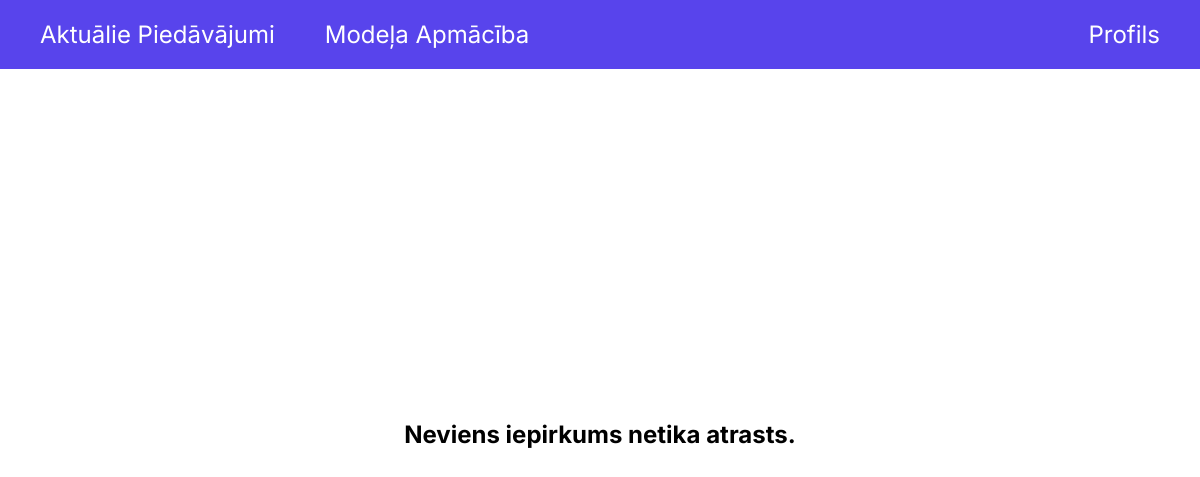
Before: /training/6 (signed in) with the older database file.
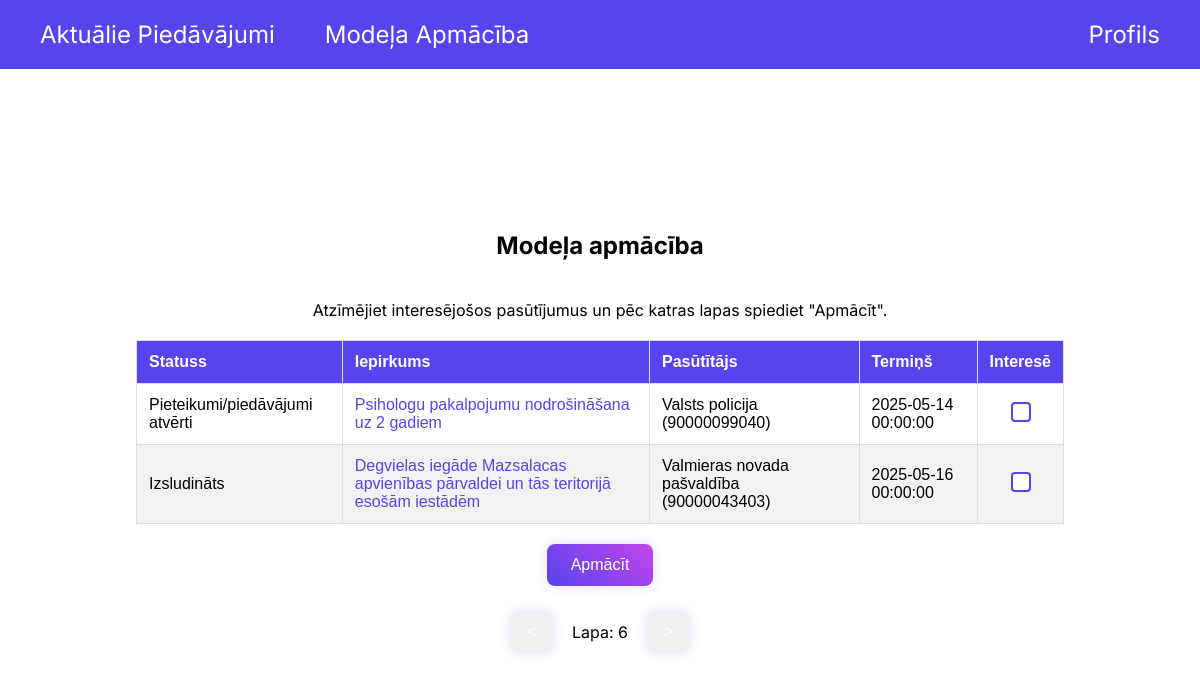
After: the same page with the newer database file.
### models.py (models this page shows, shortened)
class Procurement(Base):
    __tablename__ = "Procurements"
    id = Column(Integer, primary_key=True, autoincrement=True)
    status = Column(Text, nullable=False)
    text = Column(Text, nullable=False)
    link = Column(Text, nullable=False)
    customer = Column(Text, nullable=False)
    deadline = Column(DateTime)
    selected_by_users_link = relationship("UserProcurement", back_populates="procurement")

### main.py (the view, shortened to what this page needs)
@app.route('/training', methods=['GET', 'POST'])
@app.route('/training/<int:page>', methods=['GET', 'POST'])
def training(page=1):
    if 'user_id' not in session:
        return redirect(url_for('login'))
    current_time = datetime.now()
    start_index = (page - 1) * 20
    end_index = start_index + 20
    procurements = db.session.query(Procurement) \
        .filter(Procurement.deadline < current_time) \
        .filter(~Procurement.id.in_(
            db.session.query(UserProcurement.procurement_id)
            .filter(UserProcurement.user_id == session['user_id'])
        )) \
        .limit(20) \
        .offset(start_index) \
        .all()
    total_count = db.session.query(Procurement) \
        .filter(Procurement.deadline < current_time) \
        .filter(~Procurement.id.in_(
            db.session.query(UserProcurement.procurement_id)
            .filter(UserProcurement.user_id == session['user_id'])
        )) \
        .count()
    total_pages = (total_count // 20) + (1 if total_count % 20 > 0 else 0)
    return render_template('training.html', procurements=procurements, page=page, total_pages=total_pages, total_records=total_count)

### templates/training.html (shortened to what this page needs)
<!DOCTYPE html>
<html>
    <head>
        <link rel="stylesheet" type="text/css" href="{{ url_for('static', filename='css/template.css') }}">
    </head>
    <body>
        {% include "header.html" %}
        <div class="container-center" style="padding: 20px;">
            {% if total_records > 0 %}
            <form method="POST" action="{{ url_for('training') }}">
                <div class="container-center" style="flex: 0 0 auto;">
                    <h2>Modeļa apmācība</h2>
                    <p style="margin: 0px;">Atzīmējiet interesējošos pasūtījumus un pēc katras lapas spiediet "Apmācīt".</p>
                </div>
                <div class="container-center">
                    <table>
                        <thead>
                            <tr>
                                <th>Statuss</th>
                                <th>Iepirkums</th>
                                <th>Pasūtītājs</th>
                                <th>Termiņš</th>
                                <th>Interesē</th>
                            </tr>
                        </thead>
                        <tbody>
                            {% for procurement in procurements %}
                                <tr>
                                    <td>{{ procurement.status }}</td>
                                    <td><a href="{{ procurement.link }}">{{ procurement.text }}</a></td>
                                    <td>{{ procurement.customer }}</td>
                                    <td>{{ procurement.deadline }}</td>
                                    <td>
                                        <input type="checkbox" class="checkbox" value="{{ procurement.id }}" name="selected_records">
                                    </td>
                                </tr>
                            {% endfor %}
                        </tbody>
                    </table>
                </div>
                <div class="container-center" style="flex: 0 0 auto;">
                    <button id="train-btn" class="regular-btn">Apmācīt</button>
                </div>
            </form>
            <div class="container-center" style="flex: 0 0 auto;">
                <div class="container-center" style="flex-direction: row;">
                {% if page > 1 %}
                    <button id="previous-btn" class="blue-btn" style="padding: 12px 16px;" onclick="window.location.href='{{ url_for('training', page=page-1) }}';">&lt;</button>
                {% else %}
                    <button id="previous-btn" class="gray-btn" style="padding: 12px 16px;">&lt;</button>
                {% endif %}
                <p>Lapa: {{ page }}</p>
                {% if page < total_pages %}
                    <button id="next-btn" class="blue-btn" style="padding: 12px 16px;" onclick="window.location.href='{{ url_for('training', page=page+1) }}';">&gt;</button>
                {% else %}
                    <button id="next-btn" class="gray-btn" style="padding: 12px 16px;">&gt;</button>
                {% endif %}
                </div>
            </div>
            {% else %}
                <h2>Neviens iepirkums netika atrasts.</h2>
            {% endif %}
        </div>
    </body>
</html>

Changed rows visible on the page:
added Procurement: status "Pieteikumi/piedāvājumi atvērti", text "Psihologu pakalpojumu nodrošināšana uz 2 gadiem", customer "Valsts policija (90000099040)", deadline "2025-05-14 00:00:00"
added Procurement: status "Izsludināts", text "Degvielas iegāde Mazsalacas apvienības pārvaldei un tās teritorijā esošām iestādēm", customer "Valmieras novada pašvaldība (90000043403)", deadline "2025-05-16 00:00:00"
Other visible differences:
{{ page }}: (not shown) → "6"
text no longer shown: "Neviens iepirkums netika atrasts."
text now shown: "Modeļa apmācība Atzīmējiet interesējošos pasūtījumus un pēc katras lapas spiediet \"Apmācīt\". Statuss Iepirkums Pasūtītājs Termiņš Interesē Apmācīt Lapa:"
